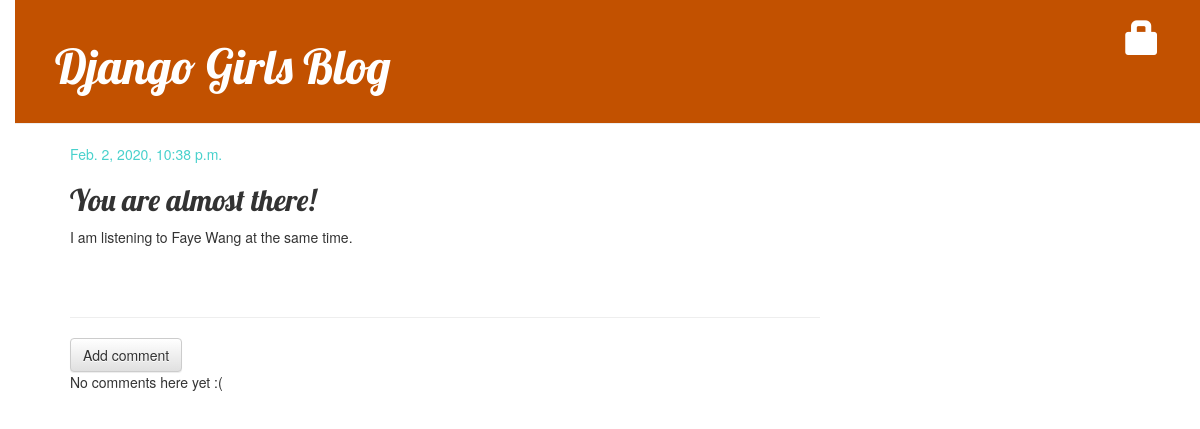
Screenshot of /post/9/ with the database file from the repository.
### blog/models.py (models this page shows, shortened)
class Post(models.Model):
    author = models.ForeignKey(settings.AUTH_USER_MODEL, on_delete=models.CASCADE)
    title = models.CharField(max_length=200)
    text = models.TextField()
    created_date = models.DateTimeField(default=timezone.now)
    published_date = models.DateTimeField(blank=True, null=True)

### blog/views.py (the view)
# urls.py: path('post/<int:pk>/', views.post_detail, name = 'post_detail'),
def post_detail(request, pk):
    post = get_object_or_404(Post, pk=pk)
    return render(request, 'blog/post_detail.html', {'post':post})

### blog/templates/blog/post_detail.html (shortened to what this page needs)
{% extends 'blog/base.html' %}
{% block content %}
    <div class="post">
        {% if post.published_date %}
            <div class="date">
                {{ post.published_date }}
            </div>
        {% else %}
            <a class="btn btn-default" href="{% url 'post_publish' pk=post.pk %}">Publish</a>
        {% endif %}
        <h2>{{ post.title }}</h2>
        <p>{{ post.text|linebreaksbr }}</p>
    </div>
    <hr>
    <a class="btn btn-default" href="{% url 'add_comment_to_post' pk=post.pk %}">Add comment</a>
    {% for comment in post.comments.all %}
        {% if user.is_authenticated or comment.approved_comment %}
        <div class="comment">
            <div class="date">
                {{ comment.created_date }}
                {% if not comment.approved_comment %}
                    <a class="btn btn-default" href="{% url 'comment_remove' pk=comment.pk %}"><span class="glyphicon glyphicon-remove"></span></a>
                    <a class="btn btn-default" href="{% url 'comment_approve' pk=comment.pk %}"><span class="glyphicon glyphicon-ok"></span></a>
                {% endif %}
            </div>
            <strong>{{ comment.author }}</strong>
            <p>{{ comment.text|linebreaks }}</p>
        </div>
        {% endif %}
    {% empty %}
        <p>No comments here yet :(</p>
    {% endfor %}
{% endblock %}

### blog/static/css/blog.css (style rules this page uses)
body { padding-left: 15px; }
h1, h2, h3, h4 { font-family: 'Lobster', cursive; }
.date { color: #48D1CC; }
.post { margin-bottom: 70px; }

### rows the page displays
Post: published_date "Feb. 2, 2020, 10:38 p.m.", title "You are almost there!", text "I am listening to Faye Wang at the same time."
